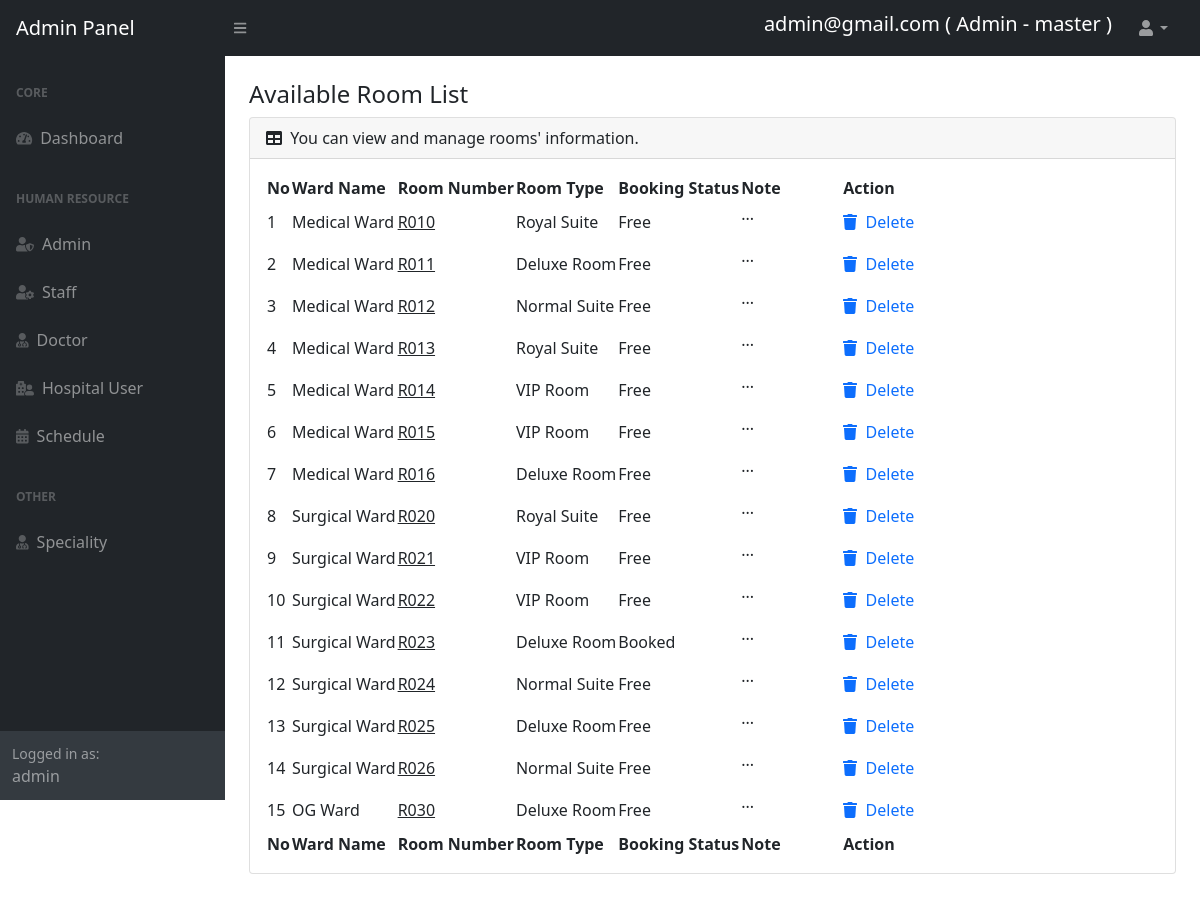
The app's page /admin/roomlist.php (signed in) with its own data.
### tables this page shows
CREATE TABLE `room` (
  `roomId` int NOT NULL,
  `roomNumber` varchar(10) DEFAULT NULL,
  `roomNote` text,
  `bookedStatus` tinyint(1) DEFAULT NULL,
  `wardId` int DEFAULT NULL,
  `rtId` int DEFAULT NULL
);

CREATE TABLE `ward` (
  `wardId` int NOT NULL,
  `wardName` varchar(100) NOT NULL
);

CREATE TABLE `roomtype` (
  `rtId` int NOT NULL,
  `rtName` varchar(50) DEFAULT NULL,
  `rtSize` int DEFAULT NULL,
  `rtRate` int DEFAULT NULL,
  `rtImg` varchar(50) DEFAULT NULL,
  `rtFaci` text
);

### admin/roomlist.php (the view, shortened to what this page needs)
<?php
include('header.php');
include('../connect.php');
?>
<div id="layoutSidenav_content">
    <main>
        <div class="container-fluid px-4">
            <h4 class="mt-4">Available Room List</h4>
            <div class="card mb-4">
                <div class="card-header">
                    <i class="fas fa-table me-1"></i>
                    You can view and manage rooms' information.
                </div>
                <div class="card-body">
                    <table id="datatablesSimple">
                        <thead>
                            <tr>
                                <th>No</th>
                                <th>Ward Name</th>
                                <th>Room Number</th>
                                <th>Room Type</th>
                                <th>Booking Status</th>
                                <th>Note</th>
                                <th>Action</th>
                            </tr>
                        </thead>
                        <tbody>
                            <?php
                            $selectroom = "SELECT r.*,w.*,rt.* from room r,ward w,roomtype rt where r.wardId=w.wardId and r.rtId=rt.rtId order by r.wardId,r.roomNumber";
                            $runselectroom = mysqli_query($connection, $selectroom);
                            $countofroom = mysqli_num_rows($runselectroom);
                            if ($countofroom > 0) {
                                $dataofroom = mysqli_fetch_all($runselectroom, MYSQLI_ASSOC);
                                $no = 0;
                                foreach ($dataofroom as $dataone) {
                                    $no++;
                                    $roomId = $dataone['roomId'];
                                    echo "<tr>";
                                    echo "<td>$no</td>";
                                    echo "<td>" . $dataone['wardName'] . "</td>";
                                    echo "<td><u>" . $dataone['roomNumber'] . "</u></td>";
                                    echo "<td>" . $dataone['rtName'] . "</td>";
                                    if ($dataone['bookedStatus'] == 0) {
                                        echo "<td>Free</td>";
                                    } else {
                                        echo "<td>Booked</td>";
                                    }
                                    echo "<td><p class='makeline'>" . $dataone['roomNote'] . "...</p></td>";
                                    echo "<td>
                                    			<a href='roomlist.php?roomIdToDelete=$roomId' class='actionlink'><i class='fas fa-trash'></i>&nbsp;&nbspDelete</a>
                                    		</td>";
                                    echo "</tr>";
                                }
                            }
                            ?>
                        </tbody>
                        <tfoot>
                            <tr>
                                <th>No</th>
                                <th>Ward Name</th>
                                <th>Room Number</th>
                                <th>Room Type</th>
                                <th>Booking Status</th>
                                <th>Note</th>
                                <th>Action</th>
                            </tr>
                        </tfoot>
                    </table>
                </div>
            </div>
        </div>
    </main>
</div>
<?php
include('footer.php');
?>

### admin/header.php (shortened to what this page needs)
<?php
include('../connect.php');
if (isset($_SESSION['loginid'])) {
    $loginid = $_SESSION['loginid'];
    $logintype = $_SESSION['logintype'];
    if ($logintype == "admin") {
        $selectadmin = "SELECT * from admin where adminId=$loginid";
        $runselectadmin = $connection->query($selectadmin);
        $dataofadmin = $runselectadmin->fetch_array();
        $adminemail = $dataofadmin['adminEmail'];
        $admintype = $dataofadmin['adminType'];
    } else if ($logintype == "staff") {
        $selectstaff = "SELECT * from staff where staffId=$loginid";
        $runselectstaff = $connection->query($selectstaff);
        $dataofstaff = $runselectstaff->fetch_array();
        $staffemail = $dataofstaff['staffEmail'];
    } else if ($logintype == "doctor") {
        $selectdoctor = "SELECT * from doctor where doctorId=$loginid";
        $runselectdoctor = $connection->query($selectdoctor);
        $dataofdoctor = $runselectdoctor->fetch_array();
        $doctoremail = $dataofdoctor['doctorEmail'];
    } else {
    }
} else {
    echo "<script>alert('Access denied')</script>";
    echo "<script>location='index.php'</script>";
}
?>
<!DOCTYPE html>
<html lang="en">
<head>
    <link href="https://cdn.jsdelivr.net/npm/simple-datatables@latest/dist/style.css" rel="stylesheet" />
    <link href="css/styles.css" rel="stylesheet" />
</head>
<body class="sb-nav-fixed">
    <nav class="sb-topnav navbar navbar-expand navbar-dark bg-dark">
        <a class="navbar-brand ps-3" href="index.php">Admin Panel</a>
        <button class="btn btn-link btn-sm order-1 order-lg-0 me-4 me-lg-0" id="sidebarToggle" href="#!"><i class="fas fa-bars"></i></button>
        <form class="d-none d-md-inline-block form-inline ms-auto me-0 me-md-3 my-2 my-md-0">
            <div class="input-group">
                <h5 style="color:white;">
                    <?php
                    if ($logintype == "admin") {
                        if ($admintype == "master") {
                            echo "$adminemail ( Admin - master )";
                        } else {
                            echo "$adminemail ( Admin )";
                        }
                    } else if ($logintype == "staff") {
                        echo "$staffemail (Staff)";
                    } else if ($logintype == "doctor") {
                        echo "$doctoremail (Doctor)";
                    } else {
                    }
                    ?>
                </h5>
            </div>
        </form>
        <ul class="navbar-nav ms-auto ms-md-0 me-3 me-lg-4">
            <li class="nav-item dropdown">
                <a class="nav-link dropdown-toggle" id="navbarDropdown" href="#" role="button" data-bs-toggle="dropdown" aria-expanded="false"><i class="fas fa-user fa-fw"></i></a>
            </li>
        </ul>
    </nav>
    <div id="layoutSidenav">
        <div id="layoutSidenav_nav">
            <nav class="sb-sidenav accordion sb-sidenav-dark" id="sidenavAccordion">
                <div class="sb-sidenav-menu">
                    <div class="nav">
                        <div class="sb-sidenav-menu-heading">Core</div>
                        <a class="nav-link" href="home.php">
                            <div class="sb-nav-link-icon"><i class="fas fa-tachometer-alt"></i></div>
                            Dashboard
                        </a>
                        <div class="sb-sidenav-menu-heading">Human Resource</div>
                        <?php
                        if ($logintype == "admin") {
                            if ($admintype == "master") {
                                echo "
                                <a class='nav-link' href='adminlist.php'>
                                <div class='sb-nav-link-icon'><i class='fas fa-user-shield'></i></div>
                                Admin
                                </a>
                                ";
                            }
                            echo "
                            <a class='nav-link' href='stafflist.php'>
                                <div class='sb-nav-link-icon'><i class='fas fa-user-cog'></i></div>
                                Staff
                            </a>
                            <a class='nav-link' href='doctorlist.php'>
                                <div class='sb-nav-link-icon'><i class='fas fa-user-md'></i></div>
                                Doctor
                            </a>
                            ";
                        }
                        ?>
                        <a class="nav-link" href="userlist.php">
                            <div class="sb-nav-link-icon"><i class="fas fa-hospital-user"></i></div>
                            Hospital User
                        </a>
                        <a class="nav-link" href="schedule.php">
                            <div class="sb-nav-link-icon"><i class="fas fa-calendar-alt"></i></div>
                            Schedule
                        </a>
                        <?php
                        if ($logintype == "admin") {
                            echo "
                            <div class='sb-sidenav-menu-heading'>Other</div>
                            <a class='nav-link' href='speciality.php'>
                                <div class='sb-nav-link-icon'><i class='fas fa-user-md'></i></div>
                                Speciality
                            </a>
                            ";
                        }
                        ?>
                    </div>
                </div>
                <div class="sb-sidenav-footer">
                    <div class="small">Logged in as:</div>
                    <?php echo "$logintype"; ?>
                </div>
            </nav>
        </div>

### admin/roomlist.php (style rules this page uses)
.actionlink { text-decoration: none; }
.makeline { display: -webkit-box; width: 100px; overflow: hidden; text-overflow: ellipsis; -webkit-line-clamp: 1; -webkit-box-orient: vertical; }

### records on screen
room: wardId.wardName "Medical Ward", roomNumber "R010", rtId.rtName "Royal Suite", bookedStatus "Free"
room: wardId.wardName "Medical Ward", roomNumber "R011", rtId.rtName "Deluxe Room", bookedStatus "Free"
room: wardId.wardName "Medical Ward", roomNumber "R012", rtId.rtName "Normal Suite", bookedStatus "Free"
room: wardId.wardName "Medical Ward", roomNumber "R013", rtId.rtName "Royal Suite", bookedStatus "Free"
room: wardId.wardName "Medical Ward", roomNumber "R014", rtId.rtName "VIP Room", bookedStatus "Free"
room: wardId.wardName "Medical Ward", roomNumber "R015", rtId.rtName "VIP Room", bookedStatus "Free"
room: wardId.wardName "Medical Ward", roomNumber "R016", rtId.rtName "Deluxe Room", bookedStatus "Free"
room: wardId.wardName "Surgical Ward", roomNumber "R020", rtId.rtName "Royal Suite", bookedStatus "Free"
room: wardId.wardName "Surgical Ward", roomNumber "R021", rtId.rtName "VIP Room", bookedStatus "Free"
room: wardId.wardName "Surgical Ward", roomNumber "R022", rtId.rtName "VIP Room", bookedStatus "Free"
room: wardId.wardName "Surgical Ward", roomNumber "R023", rtId.rtName "Deluxe Room", bookedStatus "Booked"
room: wardId.wardName "Surgical Ward", roomNumber "R024", rtId.rtName "Normal Suite", bookedStatus "Free"
room: wardId.wardName "Surgical Ward", roomNumber "R025", rtId.rtName "Deluxe Room", bookedStatus "Free"
room: wardId.wardName "Surgical Ward", roomNumber "R026", rtId.rtName "Normal Suite", bookedStatus "Free"
room: wardId.wardName "OG Ward", roomNumber "R030", rtId.rtName "Deluxe Room", bookedStatus "Free"

### other values on screen
$adminemail "admin@gmail.com"
$logintype "admin"
